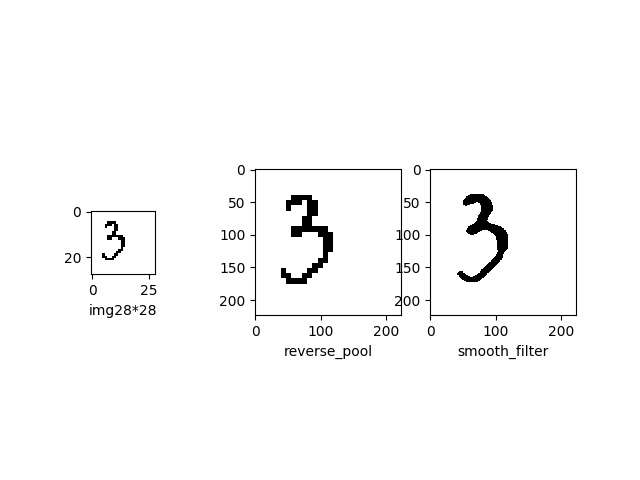
#> input picture visual.jpg, 640 x 480 px
$ python test_pre.py
#> lines starting #> are read from the running program, lines starting #| are printed output that depends on the picture; after the words box and inside, x2 and y2 are one past the last pixel; in counts of white or black regions, pixels touching at a corner belong together
#coding:utf-8
"""
@author: liaoliwei

"""
#1、对图像做去噪处理，提取有效信息
#2、用最大池化法对图像尺寸进行缩小，缩至28×28
#3、反向池化，将图像放大到224×224
#4、平滑滤波，使图像边缘更圆润，恢复自然性
#5、本程序通过可视化方式，展示反向池化以及平滑滤波效果

import Image
import numpy as np
import matplotlib.pyplot as plt


SHOW_VALUE = 255
def prehandle(imgname):
	img = Image.open(imgname)
	img1 = binary(img)
	img2 = Image.fromarray(max_pool(np.array(thin_pic(np.array(img1)))))
	#img2.show()
	na224 = reverse_pool(np.array(img2))
	img3 = Image.fromarray(na224)
	img4 = Image.fromarray(erzhihua(filter1(na224)))

	fig=plt.figure(u"预处理数字图像")

	ax0 = fig.add_subplot(5,5,11)
	ax0.set_xlabel(u"img28*28")
	ax0.imshow(img2)

	ax1 = fig.add_subplot(132)
	ax1.set_xlabel(u"reverse_pool")
	ax1.imshow(img3)

	ax2 = fig.add_subplot(133)
	ax2.set_xlabel(u"smooth_filter")
	ax2.imshow(img4)
	plt.show()


def binary(img):
	itarr = np.array(img)
	#print(itarr)
	a,b,d = np.shape(itarr)
	#print(a,b,d)
	for aa in range(a):
		for bb in range(b):
			if qiucha(itarr[aa][bb][0],150,50) and qiucha(itarr[aa][bb][1],149,50) and qiucha(itarr[aa][bb][2],145,50):
				itarr[aa][bb][0] = SHOW_VALUE
				itarr[aa][bb][1] = SHOW_VALUE
				itarr[aa][bb][2] = SHOW_VALUE
			else:
				itarr[aa][bb][0] = 0
				itarr[aa][bb][1] = 0
				itarr[aa][bb][2] = 0
	it1 = Image.fromarray(itarr)
	return it1


def erzhihua(na):
	a,b = np.shape(na)
	for i in range(a):
		for j in range(b):
			if na[i][j]>=135:
				na[i][j]=SHOW_VALUE
			else:	na[i][j]=0
	return na


#反向池化
def reverse_pool(na28):
        na224 = np.zeros((224,224))
        a,b = np.shape(na28)
        for i in range(a):
                for j in range(b):
                        for m in range(8):
                                for n in range(8):
                                        na224[i*8+m][j*8+n] = na28[i][j]
        return na224

#平滑滤波
def filter1(na):
	a,b = np.shape(na)
	for i in range(8,a-8):
		for j in range(8,b-8):
			l=[]
			for m in range(-8,9):
				for n in range(-8,9):
					l.append(na[i+m][j+n])
			na[i][j] = int(sum(l)/len(l))
	return na


def qiucha(x,y,cha):
	if x-y < cha and x-y> cha*(-1):
		return True
	else:
		return False


def write_array(na):
	wr = open('x.py', 'a')
	wr.write('x=[\n')
	a,b = np.shape(na)
	for i in range(a):
		wr.write('[')
		for j in range(b):
			if j==b-1:
				wr.write(str(int(na[i][j]))+' ')
			else:
				wr.write(str(int(na[i][j]))+', ')
		if i==a-1 and j==b-1:
			wr.write(']]\n')
		else:
			wr.write('],\n')
	wr.close()
	print('write successfully!')

#最大池化
def max_pool(na):
	na = kuoda(na)
	na28 = np.zeros((28,28))
	#Image.fromarray(na).show()
	for i in range(28):
		for j in range(28):
			l = []
			for m in range(16):
				for n in range(16):
					l.append(na[i*16+m][j*16+n])
			na28[i][j] = min(l)

	return na28


#扩大图片尺寸至28的整数倍，有利于直接池化
def kuoda(na):
	na448 = np.zeros((448,448))
	a,b = np.shape(na)
	for i in range(448):
		for j in range(448):
			if i<=a-1 and j<=b-1:
				na448[i][j] = na[i][j]
			else:	na448[i][j] = SHOW_VALUE
	return na448

#将3D转为2D，RGB转灰度图
def thin_pic(img):
	na = np.array(img)
	a,b,c= np.shape(na)
	no = np.zeros((a,b))
	for i in range(a):
		for j in range(b):
			no[i][j] = na[i][j][0]
	no_pic = Image.fromarray(no)
	return no_pic


if __name__=='__main__':
	imgname = input("input filename : ")
#> the answer given: visual.jpg
	prehandle(imgname)
#> in prehandle, img is the input picture: PIL image 640x480 RGB; min 0, max 255, mean 249.2
#> after the loop in binary, `for aa in range(a):`:
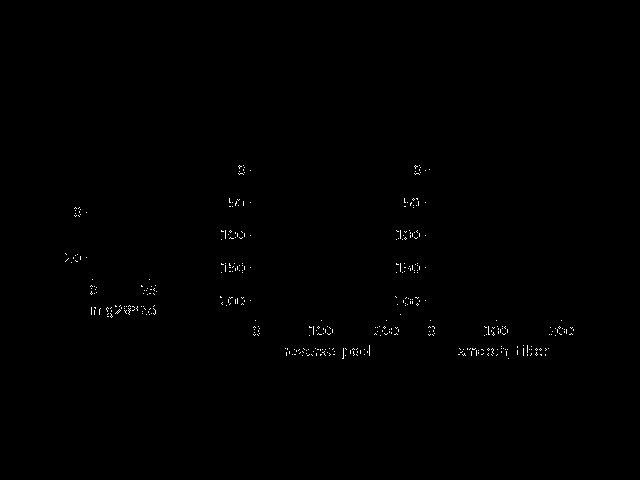
#> itarr: shape (480, 640, 3); 0.31% white in thin lines or dots, all inside (x1, y1, x2, y2) = (65, 165, 574, 359)
#> in kuoda, `na448 = np.zeros((448,448))`: na448: shape (448, 448) float64; every value is 0
#> after the loop in kuoda, `for i in range(448):`:
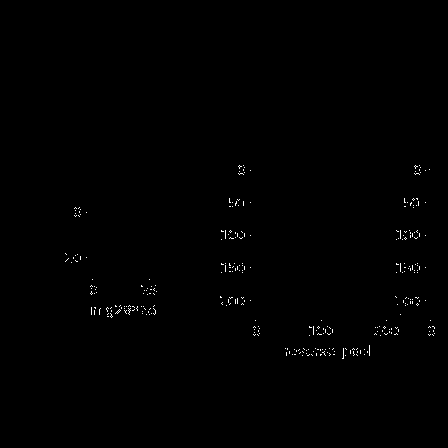
#> na448: shape (448, 448) float64; 0.37% white in thin lines or dots, all inside (x1, y1, x2, y2) = (65, 165, 435, 359)
#> after the loop in max_pool, `for i in range(28):`: na28: shape (28, 28) float64; every value is 0
#> in prehandle, `img2 = Image.fromarray(max_pool(np.array(thin_pic(np.array(img1)))))`: img2: PIL image 28x28 F; every value is 0
#> after the loop in reverse_pool, `for i in range(a):`: na224: shape (224, 224) float64; every value is 0
#> in prehandle, `img3 = Image.fromarray(na224)`: img3: PIL image 224x224 F; every value is 0
#> in erzhihua, `a,b = np.shape(na)`: a = 224
#> in prehandle, `plt.show()`:
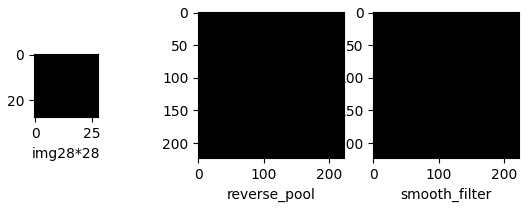
#> figure drawn by matplotlib, 3 panels
